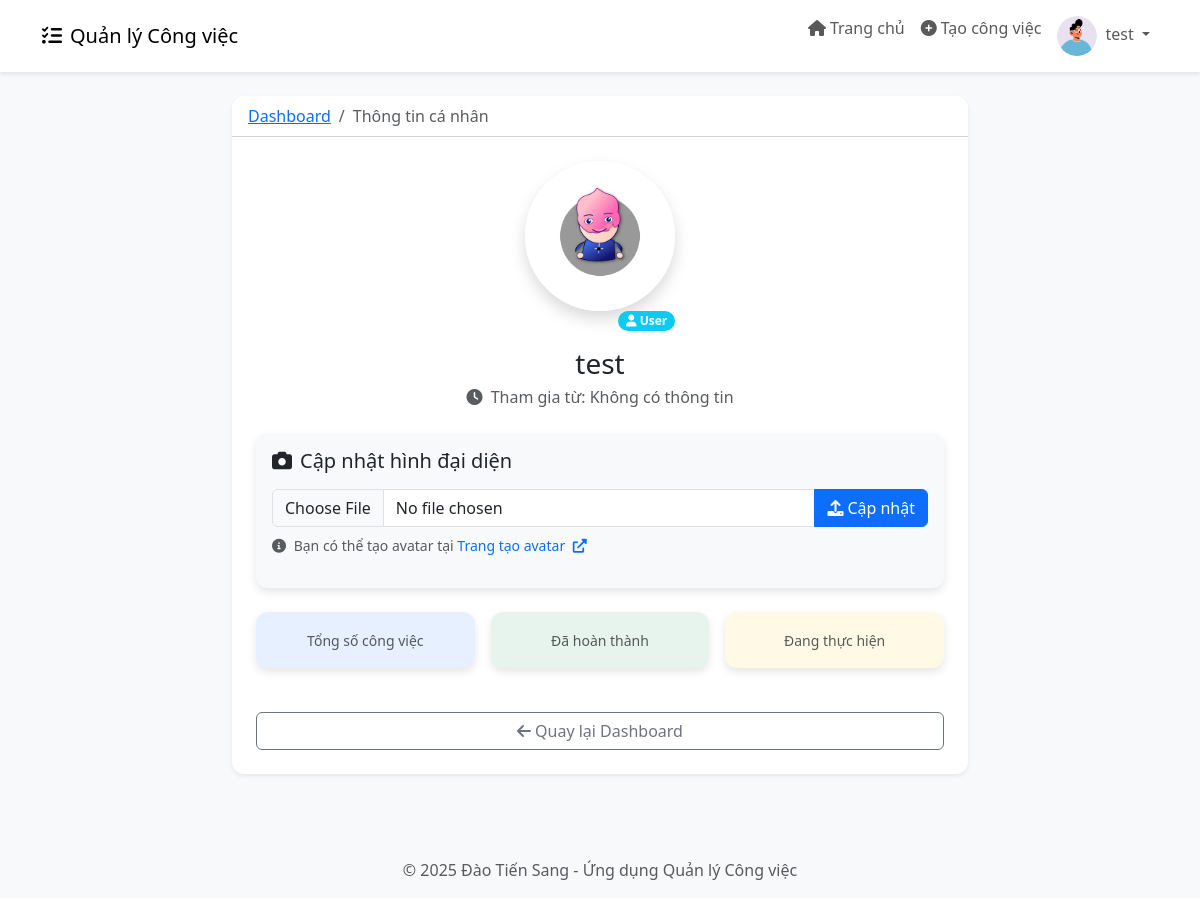
The page /profile (signed in) on the database its author committed.
### app.py (models this page shows)
class User(db.Model):
    id = db.Column(db.Integer, primary_key=True)
    username = db.Column(db.String(80), unique=True, nullable=False)
    password = db.Column(db.String(200), nullable=False)
    avatar = db.Column(db.String(200), nullable=True, default='default-avatar.png')
    is_admin = db.Column(db.Boolean, default=False)
    tasks = db.relationship('Task', backref='user', lazy=True)

### app.py (the view, shortened to what this page needs)
@app.route('/profile', methods=['GET', 'POST'])
def profile():
    if 'user_id' not in session:
        return redirect(url_for('login'))
    user_id = session['user_id']
    user = User.query.get(user_id)
    return render_template('profile.html', user=user)

### templates/profile.html (shortened to what this page needs)
{% extends 'base.html' %}
{% block content %}
<div class="row justify-content-center">
    <div class="col-md-8">
        <div class="card shadow-sm">
            <div class="card-header bg-transparent">
                <nav aria-label="breadcrumb">
                    <ol class="breadcrumb mb-0">
                        <li class="breadcrumb-item"><a href="{{ url_for('dashboard') }}">Dashboard</a></li>
                        <li class="breadcrumb-item active">Thông tin cá nhân</li>
                    </ol>
                </nav>
            </div>
            <div class="card-body p-4">
                <div class="text-center mb-4">
                    <div class="position-relative d-inline-block">
                        <img src="{{ url_for('static', filename='uploads/' + user.avatar) }}"
                             alt="Avatar"
                             class="rounded-circle profile-avatar shadow"
                             style="width: 150px; height: 150px; object-fit: cover;">
                        {% if user.is_admin %}
                            <span class="position-absolute bottom-0 end-0 badge rounded-pill bg-danger">
                                <i class="fas fa-star"></i> Admin
                            </span>
                        {% else %}
                            <span class="position-absolute bottom-0 end-0 badge rounded-pill bg-info">
                                <i class="fas fa-user"></i> User
                            </span>
                        {% endif %}
                    </div>
                    <h3 class="mt-3 mb-1">{{ user.username }}</h3>
                    <p class="text-muted">
                        <i class="fas fa-clock me-1"></i>
                        Tham gia từ: {{ user.created_at.strftime('%d/%m/%Y') if user.created_at else 'Không có thông tin' }}
                    </p>
                </div>
                <div class="card bg-light border-0 mb-4">
                    <div class="card-body">
                        <h5 class="card-title mb-3">
                            <i class="fas fa-camera me-2"></i>Cập nhật hình đại diện
                        </h5>
                        <form method="POST" action="{{ url_for('profile') }}" enctype="multipart/form-data">
                            <div class="mb-3">
                                <div class="input-group">
                                    <input type="file"
                                           class="form-control"
                                           id="avatar"
                                           name="avatar"
                                           accept="image/*"
                                           required>
                                    <button type="submit" class="btn btn-primary">
                                        <i class="fas fa-upload me-1"></i>Cập nhật
                                    </button>
                                </div>
                                <div class="form-text mt-2">
                                    <i class="fas fa-info-circle me-1"></i>
                                    Bạn có thể tạo avatar tại
                                    <a href="https://avatar-placeholder.iran.liara.run/"
                                       target="_blank"
                                       class="text-decoration-none">
                                        Trang tạo avatar
                                        <i class="fas fa-external-link-alt ms-1"></i>
                                    </a>
                                </div>
                            </div>
                        </form>
                    </div>
                </div>
                <div class="row g-3 mb-4">
                    <div class="col-md-4">
                        <div class="card bg-primary bg-opacity-10 border-0">
                            <div class="card-body text-center">
                                <small class="text-muted">Tổng số công việc</small>
                            </div>
                        </div>
                    </div>
                    <div class="col-md-4">
                        <div class="card bg-success bg-opacity-10 border-0">
                            <div class="card-body text-center">
                                <small class="text-muted">Đã hoàn thành</small>
                            </div>
                        </div>
                    </div>
                    <div class="col-md-4">
                        <div class="card bg-warning bg-opacity-10 border-0">
                            <div class="card-body text-center">
                                <small class="text-muted">Đang thực hiện</small>
                            </div>
                        </div>
                    </div>
                </div>
                <div class="d-grid gap-2">
                    <a href="{{ url_for('dashboard') }}" class="btn btn-outline-secondary">
                        <i class="fas fa-arrow-left me-1"></i>Quay lại Dashboard
                    </a>
                </div>
            </div>
        </div>
    </div>
</div>
{% endblock %}

### templates/base.html (shortened to what this page needs)
<!DOCTYPE html>
<html lang="vi">
<head>
    <link href="https://cdn.jsdelivr.net/npm/bootstrap@5.3.0-alpha1/dist/css/bootstrap.min.css" rel="stylesheet">
    <link rel="stylesheet" href="https://cdnjs.cloudflare.com/ajax/libs/font-awesome/6.0.0/css/all.min.css">
</head>
<body>
    {% if 'user_id' in session %}
    <nav class="navbar navbar-expand-lg navbar-light bg-white mb-4">
        <div class="container">
            <a class="navbar-brand" href="{{ url_for('dashboard') }}">
                <i class="fas fa-tasks me-2"></i>Quản lý Công việc
            </a>
            <div class="collapse navbar-collapse" id="navbarNav">
                <ul class="navbar-nav ms-auto">
                    <li class="nav-item">
                        <a class="nav-link" href="{{ url_for('dashboard') }}">
                            <i class="fas fa-home me-1"></i>Trang chủ
                        </a>
                    </li>
                    <li class="nav-item">
                        <a class="nav-link" href="{{ url_for('new_task') }}">
                            <i class="fas fa-plus-circle me-1"></i>Tạo công việc
                        </a>
                    </li>
                    <li class="nav-item dropdown">
                        <a class="nav-link dropdown-toggle" href="#" id="navbarDropdown" role="button" data-bs-toggle="dropdown" aria-expanded="false">
                            <img src="{{ url_for('static', filename='uploads/' + session.get('avatar', 'default-avatar.png')) }}" alt="Avatar" class="avatar-circle me-1">
                            {{ session.get('username') }}
                        </a>
                    </li>
                </ul>
            </div>
        </div>
    </nav>
    {% endif %}
    <div class="container mt-4">
        {% block content %}{% endblock %}
    </div>
    <footer class="bg-light py-3 mt-5">
        <div class="container text-center">
            <p class="text-muted mb-0">© 2025 Đào Tiến Sang - Ứng dụng Quản lý Công việc</p>
        </div>
    </footer>
</body>
</html>

### templates/base.html (style rules this page uses)
body { background-color: #f8f9fa; font-family: 'Segoe UI', Tahoma, Geneva, Verdana, sans-serif; }
.navbar { box-shadow: 0 2px 4px rgba(0, 0, 0, 0.1); }
.card { border: none; border-radius: 12px; box-shadow: 0 4px 8px rgba(0, 0, 0, 0.1); transition: transform 0.3s ease, box-shadow 0.3s ease; margin-bottom: 20px; }
.avatar-circle { width: 40px; height: 40px; border-radius: 50%; object-fit: cover; }
.profile-avatar { width: 150px; height: 150px; border-radius: 50%; object-fit: cover; margin-bottom: 20px; }

### templates/profile.html (style rules this page uses)
.profile-avatar { transition: transform 0.3s ease; border: 4px solid #fff; }
.card { transition: all 0.3s ease; }

### rows shown on the page
User: get "test", avatar (picture), username "test"
